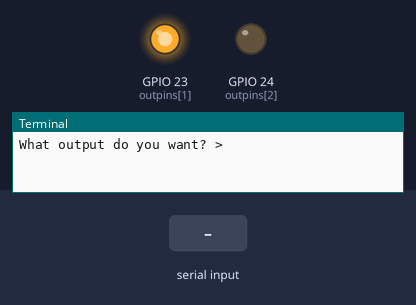
Bench run of a program on a simulated Raspberry Pi (BCM pin numbers). Shown: output pins drawn as LEDs (lit = HIGH), the last lines printed to the terminal. The inputs (shaded band) are chosen by the test bench. Pins used as bus, display or sensor lines are not drawn.

Above: at 1.2 s.
1.3 s: "Demo" typed at the terminal, then Enter
At 1.45 s:
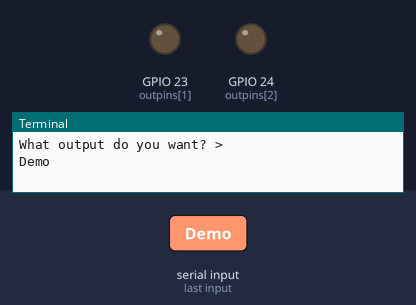
Timing chart, 0 to 10.3 s (numbered marks = the images above; inputs shaded):
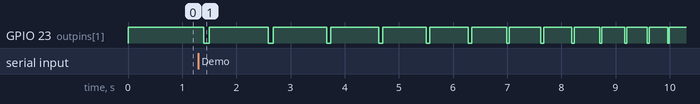

The program:

Shift.py
```python
import RPi.GPIO as GPIO

import time

GPIO.setwarnings(False)
GPIO.setmode(GPIO.BCM)

outpins = [22, 23, 24]

relaynumber = 2

for i in outpins:
	GPIO.setup(i, GPIO.OUT)
	GPIO.output(i, GPIO.HIGH)

def Shift(output, relaynumber):
	for i in range(8*relaynumber):
		if output[i] == "1":
			GPIO.output(23, GPIO.LOW)
		elif output[i] == "0":
			GPIO.output(23, GPIO.HIGH)
		else:
			print("ERROR")
		GPIO.output(22, GPIO.HIGH)
		GPIO.output(22, GPIO.LOW)
	GPIO.output(24, GPIO.HIGH)
	GPIO.output(24, GPIO.LOW)

output = "00000000"*relaynumber

Shift(output, relaynumber)

def demo(relaynumber):
	connected = 12
	timer = 0.1
	while True:
		for i in range(connected):
			output = (i-1)*"0" + "1" + (8*relaynumber-i)*"0"
			Shift(output[::-1], relaynumber)
			time.sleep(timer)
		timer = timer - timer/10

def checkOutput(output, relaynumber):
	if output == "Demo":
		demo(relaynumber)
	if len(output)>8*relaynumber:
		print("Only " + str(8*relaynumber) + " bits will be displayed")
	elif len(output)<8*relaynumber:
		output = output + "0"*(8*relaynumber-len(output))
	return output[::-1]

def main(relaynumber):
	output = input("What output do you want? > ")
	output = checkOutput(output, relaynumber)
	Shift(output, relaynumber)
	main(relaynumber)


main(relaynumber)
```

Measured:
- after the input at 1.3 s, GPIO 23 (outpins[1]): HIGH → LOW after 0.10 s, then repeats every 1.2 s: HIGH 1.1 s, LOW 0.09 s
